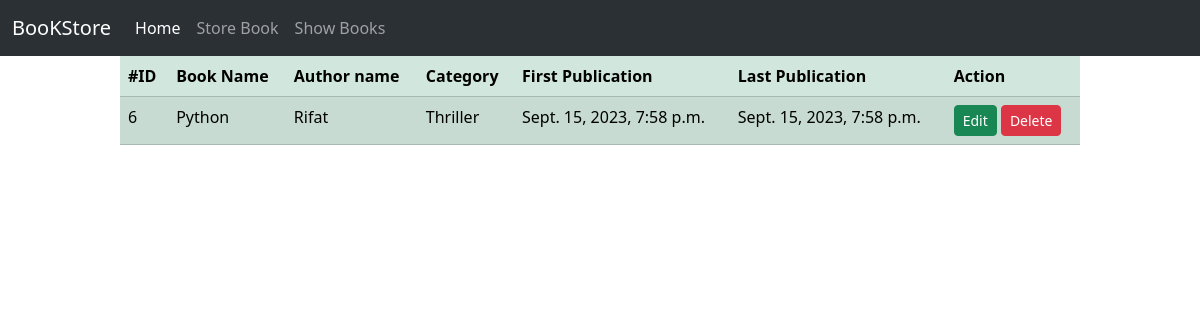
The page /books_details/6 on the database as committed earlier.
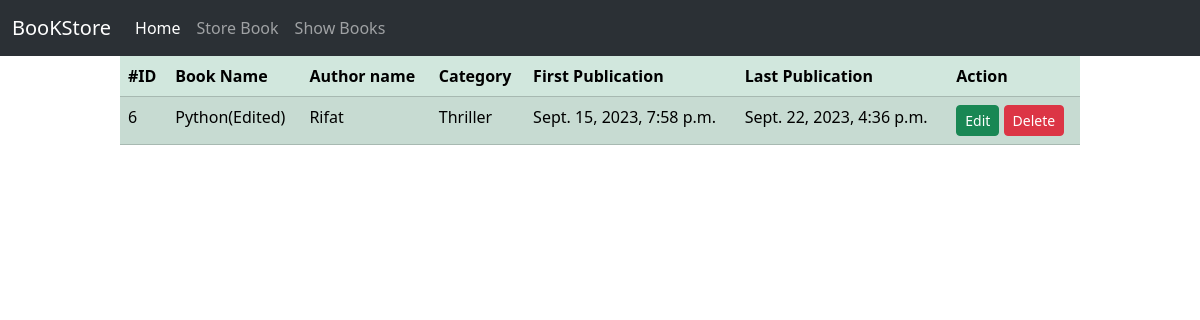
The same page on the database as committed later.
### book/models.py (models this page shows, shortened)
class BookStoreModel(models.Model):
    CATEGORY = (
        ('Mystery','Mystery'),
        ('Thriller','Thriller'),
        ('Sci-Fi','Sci-Fi'),
        ('Humor','Humor'),
        ('Horror','Horror'),
    )
    id = models.IntegerField(primary_key=True)
    book_name = models.CharField(max_length=30)
    book_author = models.CharField(max_length=20)
    category = models.CharField(max_length=30, choices=CATEGORY)
    first_published = models.DateTimeField(auto_now_add=True) # django ekdom first data
    last_published = models.DateTimeField(auto_now=True) # erpor joto update korbo sei date dethabe

### book/views.py (the view)
# urls.py: path('books_details/<int:id>', views.BookDetailView.as_view(), name = 'book_details'),
class BookDetailView(DetailView):
    model = BookStoreModel
    template_name = 'book_delails.html'
    context_object_name = 'i'
    pk_url_kwarg = 'id'

### book/templates/book_delails.html
{% extends "base.html" %}
{% block content %}
<div style="width : 80% ; margin : auto">
    <table class="table table-success table-striped">
        <thead>
          <tr>
            <th scope="col">#ID</th>
            <th scope="col">Book Name</th>
            <th scope="col">Author name</th>
            <th scope="col">Category</th>
            <th scope="col">First Publication</th>
            <th scope="col"> Last Publication</th>
            <th scope="col"> Action</th>
          </tr>
        </thead>
        <tbody>
            <tr>
              <td>{{i.id}}</td>
              <td>{{i.book_name}}</td>
              <td>{{i.book_author}}</td>
              <td>{{i.category}}</td>
              <td>{{i.first_published}}</td>
              <td>{{i.last_published}}</td>
              <td><a class ="btn btn-success btn-sm" href="{% url 'edit_book' pk=i.id %}">Edit</a>
                <a class="btn btn-danger btn-sm" href="{% url 'delete_book' pk=i.id %}">Delete</a>
              </td>
            </tr>
        </tbody>
      </table>
</div>
{% endblock content %}

Rows that differ between the two databases and show on the page:
changed BookStoreModel "Rifat": book_name "Python" → "Python(Edited)"; last_published "Sept. 15, 2023, 7:58 p.m." → "Sept. 22, 2023, 4:36 p.m."
